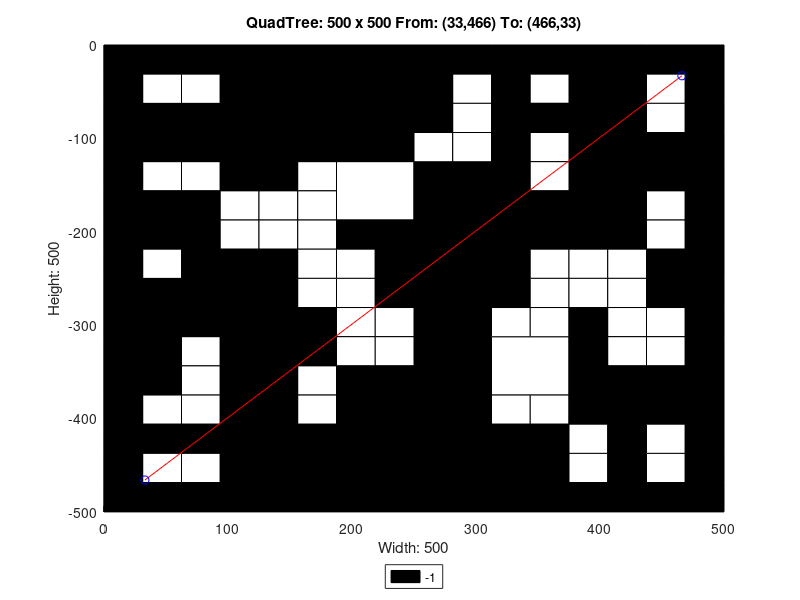

MATLAB code for this plot:
axis([0 500 -500 0]);
title('QuadTree: 500 x 500 From: (33,466) To: (466,33)');
xlabel('Width: 500');
ylabel('Height: 500');
rectangle('Position',[125 -125 125 125], 'FaceColor',[0 0 0]);
rectangle('Position',[0 -125 62.5 62.5], 'FaceColor',[0 0 0]);
rectangle('Position',[62.5 -125 62.5 62.5], 'FaceColor',[0 0 0]);
rectangle('Position',[187.5 -187.5 62.5 62.5], 'FaceColor',[1 1 1]);
rectangle('Position',[375 -62.5 62.5 62.5], 'FaceColor',[0 0 0]);
rectangle('Position',[375 -125 62.5 62.5], 'FaceColor',[0 0 0]);
rectangle('Position',[250 -187.5 62.5 62.5], 'FaceColor',[0 0 0]);
rectangle('Position',[250 -250 62.5 62.5], 'FaceColor',[0 0 0]);
rectangle('Position',[375 -187.5 62.5 62.5], 'FaceColor',[0 0 0]);
rectangle('Position',[0 -312.5 62.5 62.5], 'FaceColor',[0 0 0]);
rectangle('Position',[62.5 -312.5 62.5 62.5], 'FaceColor',[0 0 0]);
rectangle('Position',[0 -375 62.5 62.5], 'FaceColor',[0 0 0]);
rectangle('Position',[187.5 -437.5 62.5 62.5], 'FaceColor',[0 0 0]);
rectangle('Position',[125 -500 62.5 62.5], 'FaceColor',[0 0 0]);
rectangle('Position',[187.5 -500 62.5 62.5], 'FaceColor',[0 0 0]);
rectangle('Position',[250 -312.5 62.5 62.5], 'FaceColor',[0 0 0]);
rectangle('Position',[250 -375 62.5 62.5], 'FaceColor',[0 0 0]);
rectangle('Position',[312.5 -375 62.5 62.5], 'FaceColor',[1 1 1]);
rectangle('Position',[250 -437.5 62.5 62.5], 'FaceColor',[0 0 0]);
rectangle('Position',[250 -500 62.5 62.5], 'FaceColor',[0 0 0]);
rectangle('Position',[312.5 -500 62.5 62.5], 'FaceColor',[0 0 0]);
rectangle('Position',[0 -31.25 31.25 31.25], 'FaceColor',[0 0 0]);
rectangle('Position',[31.25 -31.25 31.25 31.25], 'FaceColor',[0 0 0]);
rectangle('Position',[0 -62.5 31.25 31.25], 'FaceColor',[0 0 0]);
rectangle('Position',[31.25 -62.5 31.25 31.25], 'FaceColor',[1 1 1]);
rectangle('Position',[62.5 -31.25 31.25 31.25], 'FaceColor',[0 0 0]);
rectangle('Position',[93.75 -31.25 31.25 31.25], 'FaceColor',[0 0 0]);
rectangle('Position',[62.5 -62.5 31.25 31.25], 'FaceColor',[1 1 1]);
rectangle('Position',[93.75 -62.5 31.25 31.25], 'FaceColor',[0 0 0]);
rectangle('Position',[0 -156.25 31.25 31.25], 'FaceColor',[0 0 0]);
rectangle('Position',[31.25 -156.25 31.25 31.25], 'FaceColor',[1 1 1]);
rectangle('Position',[0 -187.5 31.25 31.25], 'FaceColor',[0 0 0]);
rectangle('Position',[31.25 -187.5 31.25 31.25], 'FaceColor',[0 0 0]);
rectangle('Position',[62.5 -156.25 31.25 31.25], 'FaceColor',[1 1 1]);
rectangle('Position',[93.75 -156.25 31.25 31.25], 'FaceColor',[0 0 0]);
rectangle('Position',[62.5 -187.5 31.25 31.25], 'FaceColor',[0 0 0]);
rectangle('Position',[93.75 -187.5 31.25 31.25], 'FaceColor',[1 1 1]);
rectangle('Position',[0 -218.75 31.25 31.25], 'FaceColor',[0 0 0]);
rectangle('Position',[31.25 -218.75 31.25 31.25], 'FaceColor',[0 0 0]);
rectangle('Position',[0 -250 31.25 31.25], 'FaceColor',[0 0 0]);
rectangle('Position',[31.25 -250 31.25 31.25], 'FaceColor',[1 1 1]);
rectangle('Position',[62.5 -218.75 31.25 31.25], 'FaceColor',[0 0 0]);
rectangle('Position',[93.75 -218.75 31.25 31.25], 'FaceColor',[1 1 1]);
rectangle('Position',[62.5 -250 31.25 31.25], 'FaceColor',[0 0 0]);
rectangle('Position',[93.75 -250 31.25 31.25], 'FaceColor',[0 0 0]);
rectangle('Position',[125 -156.25 31.25 31.25], 'FaceColor',[0 0 0]);
rectangle('Position',[156.25 -156.25 31.25 31.25], 'FaceColor',[1 1 1]);
rectangle('Position',[125 -187.5 31.25 31.25], 'FaceColor',[1 1 1]);
rectangle('Position',[156.25 -187.5 31.25 31.25], 'FaceColor',[1 1 1]);
rectangle('Position',[125 -218.75 31.25 31.25], 'FaceColor',[1 1 1]);
rectangle('Position',[156.25 -218.75 31.25 31.25], 'FaceColor',[1 1 1]);
rectangle('Position',[125 -250 31.25 31.25], 'FaceColor',[0 0 0]);
rectangle('Position',[156.25 -250 31.25 31.25], 'FaceColor',[1 1 1]);
rectangle('Position',[187.5 -218.75 31.25 31.25], 'FaceColor',[0 0 0]);
rectangle('Position',[218.75 -218.75 31.25 31.25], 'FaceColor',[0 0 0]);
rectangle('Position',[187.5 -250 31.25 31.25], 'FaceColor',[1 1 1]);
rectangle('Position',[218.75 -250 31.25 31.25], 'FaceColor',[0 0 0]);
rectangle('Position',[250 -31.25 31.25 31.25], 'FaceColor',[0 0 0]);
rectangle('Position',[281.25 -31.25 31.25 31.25], 'FaceColor',[0 0 0]);
rectangle('Position',[250 -62.5 31.25 31.25], 'FaceColor',[0 0 0]);
rectangle('Position',[281.25 -62.5 31.25 31.25], 'FaceColor',[1 1 1]);
rectangle('Position',[312.5 -31.25 31.25 31.25], 'FaceColor',[0 0 0]);
rectangle('Position',[343.75 -31.25 31.25 31.25], 'FaceColor',[0 0 0]);
rectangle('Position',[312.5 -62.5 31.25 31.25], 'FaceColor',[0 0 0]);
rectangle('Position',[343.75 -62.5 31.25 31.25], 'FaceColor',[1 1 1]);
rectangle('Position',[250 -93.75 31.25 31.25], 'FaceColor',[0 0 0]);
rectangle('Position',[281.25 -93.75 31.25 31.25], 'FaceColor',[1 1 1]);
rectangle('Position',[250 -125 31.25 31.25], 'FaceColor',[1 1 1]);
rectangle('Position',[281.25 -125 31.25 31.25], 'FaceColor',[1 1 1]);
rectangle('Position',[312.5 -93.75 31.25 31.25], 'FaceColor',[0 0 0]);
rectangle('Position',[343.75 -93.75 31.25 31.25], 'FaceColor',[0 0 0]);
rectangle('Position',[312.5 -125 31.25 31.25], 'FaceColor',[0 0 0]);
rectangle('Position',[343.75 -125 31.25 31.25], 'FaceColor',[1 1 1]);
rectangle('Position',[437.5 -31.25 31.25 31.25], 'FaceColor',[0 0 0]);
rectangle('Position',[468.75 -31.25 31.25 31.25], 'FaceColor',[0 0 0]);
rectangle('Position',[437.5 -62.5 31.25 31.25], 'FaceColor',[1 1 1]);
rectangle('Position',[468.75 -62.5 31.25 31.25], 'FaceColor',[0 0 0]);
rectangle('Position',[437.5 -93.75 31.25 31.25], 'FaceColor',[1 1 1]);
rectangle('Position',[468.75 -93.75 31.25 31.25], 'FaceColor',[0 0 0]);
rectangle('Position',[437.5 -125 31.25 31.25], 'FaceColor',[0 0 0]);
rectangle('Position',[468.75 -125 31.25 31.25], 'FaceColor',[0 0 0]);
rectangle('Position',[312.5 -156.25 31.25 31.25], 'FaceColor',[0 0 0]);
rectangle('Position',[343.75 -156.25 31.25 31.25], 'FaceColor',[1 1 1]);
rectangle('Position',[312.5 -187.5 31.25 31.25], 'FaceColor',[0 0 0]);
rectangle('Position',[343.75 -187.5 31.25 31.25], 'FaceColor',[0 0 0]);
rectangle('Position',[312.5 -218.75 31.25 31.25], 'FaceColor',[0 0 0]);
rectangle('Position',[343.75 -218.75 31.25 31.25], 'FaceColor',[0 0 0]);
rectangle('Position',[312.5 -250 31.25 31.25], 'FaceColor',[0 0 0]);
rectangle('Position',[343.75 -250 31.25 31.25], 'FaceColor',[1 1 1]);
rectangle('Position',[437.5 -156.25 31.25 31.25], 'FaceColor',[0 0 0]);
rectangle('Position',[468.75 -156.25 31.25 31.25], 'FaceColor',[0 0 0]);
rectangle('Position',[437.5 -187.5 31.25 31.25], 'FaceColor',[1 1 1]);
rectangle('Position',[468.75 -187.5 31.25 31.25], 'FaceColor',[0 0 0]);
rectangle('Position',[375 -218.75 31.25 31.25], 'FaceColor',[0 0 0]);
rectangle('Position',[406.25 -218.75 31.25 31.25], 'FaceColor',[0 0 0]);
rectangle('Position',[375 -250 31.25 31.25], 'FaceColor',[1 1 1]);
rectangle('Position',[406.25 -250 31.25 31.25], 'FaceColor',[1 1 1]);
rectangle('Position',[437.5 -218.75 31.25 31.25], 'FaceColor',[1 1 1]);
rectangle('Position',[468.75 -218.75 31.25 31.25], 'FaceColor',[0 0 0]);
rectangle('Position',[437.5 -250 31.25 31.25], 'FaceColor',[0 0 0]);
rectangle('Position',[468.75 -250 31.25 31.25], 'FaceColor',[0 0 0]);
rectangle('Position',[62.5 -343.75 31.25 31.25], 'FaceColor',[1 1 1]);
rectangle('Position',[93.75 -343.75 31.25 31.25], 'FaceColor',[0 0 0]);
rectangle('Position',[62.5 -375 31.25 31.25], 'FaceColor',[1 1 1]);
rectangle('Position',[93.75 -375 31.25 31.25], 'FaceColor',[0 0 0]);
rectangle('Position',[125 -281.25 31.25 31.25], 'FaceColor',[0 0 0]);
rectangle('Position',[156.25 -281.25 31.25 31.25], 'FaceColor',[1 1 1]);
rectangle('Position',[125 -312.5 31.25 31.25], 'FaceColor',[0 0 0]);
rectangle('Position',[156.25 -312.5 31.25 31.25], 'FaceColor',[0 0 0]);
rectangle('Position',[187.5 -281.25 31.25 31.25], 'FaceColor',[1 1 1]);
rectangle('Position',[218.75 -281.25 31.25 31.25], 'FaceColor',[0 0 0]);
rectangle('Position',[187.5 -312.5 31.25 31.25], 'FaceColor',[1 1 1]);
rectangle('Position',[218.75 -312.5 31.25 31.25], 'FaceColor',[1 1 1]);
rectangle('Position',[125 -343.75 31.25 31.25], 'FaceColor',[0 0 0]);
rectangle('Position',[156.25 -343.75 31.25 31.25], 'FaceColor',[0 0 0]);
rectangle('Position',[125 -375 31.25 31.25], 'FaceColor',[0 0 0]);
rectangle('Position',[156.25 -375 31.25 31.25], 'FaceColor',[1 1 1]);
rectangle('Position',[187.5 -343.75 31.25 31.25], 'FaceColor',[1 1 1]);
rectangle('Position',[218.75 -343.75 31.25 31.25], 'FaceColor',[1 1 1]);
rectangle('Position',[187.5 -375 31.25 31.25], 'FaceColor',[0 0 0]);
rectangle('Position',[218.75 -375 31.25 31.25], 'FaceColor',[0 0 0]);
rectangle('Position',[0 -406.25 31.25 31.25], 'FaceColor',[0 0 0]);
rectangle('Position',[31.25 -406.25 31.25 31.25], 'FaceColor',[1 1 1]);
rectangle('Position',[0 -437.5 31.25 31.25], 'FaceColor',[0 0 0]);
rectangle('Position',[31.25 -437.5 31.25 31.25], 'FaceColor',[0 0 0]);
rectangle('Position',[62.5 -406.25 31.25 31.25], 'FaceColor',[1 1 1]);
rectangle('Position',[93.75 -406.25 31.25 31.25], 'FaceColor',[0 0 0]);
rectangle('Position',[62.5 -437.5 31.25 31.25], 'FaceColor',[0 0 0]);
rectangle('Position',[93.75 -437.5 31.25 31.25], 'FaceColor',[0 0 0]);
rectangle('Position',[0 -468.75 31.25 31.25], 'FaceColor',[0 0 0]);
rectangle('Position',[31.25 -468.75 31.25 31.25], 'FaceColor',[1 1 1]);
rectangle('Position',[0 -500 31.25 31.25], 'FaceColor',[0 0 0]);
rectangle('Position',[31.25 -500 31.25 31.25], 'FaceColor',[0 0 0]);
rectangle('Position',[62.5 -468.75 31.25 31.25], 'FaceColor',[1 1 1]);
rectangle('Position',[93.75 -468.75 31.25 31.25], 'FaceColor',[0 0 0]);
rectangle('Position',[62.5 -500 31.25 31.25], 'FaceColor',[0 0 0]);
rectangle('Position',[93.75 -500 31.25 31.25], 'FaceColor',[0 0 0]);
rectangle('Position',[125 -406.25 31.25 31.25], 'FaceColor',[0 0 0]);
rectangle('Position',[156.25 -406.25 31.25 31.25], 'FaceColor',[1 1 1]);
rectangle('Position',[125 -437.5 31.25 31.25], 'FaceColor',[0 0 0]);
rectangle('Position',[156.25 -437.5 31.25 31.25], 'FaceColor',[0 0 0]);
rectangle('Position',[312.5 -281.25 31.25 31.25], 'FaceColor',[0 0 0]);
rectangle('Position',[343.75 -281.25 31.25 31.25], 'FaceColor',[1 1 1]);
rectangle('Position',[312.5 -312.5 31.25 31.25], 'FaceColor',[1 1 1]);
rectangle('Position',[343.75 -312.5 31.25 31.25], 'FaceColor',[1 1 1]);
rectangle('Position',[375 -281.25 31.25 31.25], 'FaceColor',[1 1 1]);
rectangle('Position',[406.25 -281.25 31.25 31.25], 'FaceColor',[1 1 1]);
rectangle('Position',[375 -312.5 31.25 31.25], 'FaceColor',[0 0 0]);
rectangle('Position',[406.25 -312.5 31.25 31.25], 'FaceColor',[1 1 1]);
rectangle('Position',[437.5 -281.25 31.25 31.25], 'FaceColor',[0 0 0]);
rectangle('Position',[468.75 -281.25 31.25 31.25], 'FaceColor',[0 0 0]);
rectangle('Position',[437.5 -312.5 31.25 31.25], 'FaceColor',[1 1 1]);
rectangle('Position',[468.75 -312.5 31.25 31.25], 'FaceColor',[0 0 0]);
rectangle('Position',[375 -343.75 31.25 31.25], 'FaceColor',[0 0 0]);
rectangle('Position',[406.25 -343.75 31.25 31.25], 'FaceColor',[1 1 1]);
rectangle('Position',[375 -375 31.25 31.25], 'FaceColor',[0 0 0]);
rectangle('Position',[406.25 -375 31.25 31.25], 'FaceColor',[0 0 0]);
rectangle('Position',[437.5 -343.75 31.25 31.25], 'FaceColor',[1 1 1]);
rectangle('Position',[468.75 -343.75 31.25 31.25], 'FaceColor',[0 0 0]);
rectangle('Position',[437.5 -375 31.25 31.25], 'FaceColor',[0 0 0]);
rectangle('Position',[468.75 -375 31.25 31.25], 'FaceColor',[0 0 0]);
rectangle('Position',[312.5 -406.25 31.25 31.25], 'FaceColor',[1 1 1]);
rectangle('Position',[343.75 -406.25 31.25 31.25], 'FaceColor',[1 1 1]);
rectangle('Position',[312.5 -437.5 31.25 31.25], 'FaceColor',[0 0 0]);
rectangle('Position',[343.75 -437.5 31.25 31.25], 'FaceColor',[0 0 0]);
rectangle('Position',[375 -406.25 31.25 31.25], 'FaceColor',[0 0 0]);
rectangle('Position',[406.25 -406.25 31.25 31.25], 'FaceColor',[0 0 0]);
rectangle('Position',[375 -437.5 31.25 31.25], 'FaceColor',[1 1 1]);
rectangle('Position',[406.25 -437.5 31.25 31.25], 'FaceColor',[0 0 0]);
rectangle('Position',[437.5 -406.25 31.25 31.25], 'FaceColor',[0 0 0]);
rectangle('Position',[468.75 -406.25 31.25 31.25], 'FaceColor',[0 0 0]);
rectangle('Position',[437.5 -437.5 31.25 31.25], 'FaceColor',[1 1 1]);
rectangle('Position',[468.75 -437.5 31.25 31.25], 'FaceColor',[0 0 0]);
rectangle('Position',[375 -468.75 31.25 31.25], 'FaceColor',[1 1 1]);
rectangle('Position',[406.25 -468.75 31.25 31.25], 'FaceColor',[0 0 0]);
rectangle('Position',[375 -500 31.25 31.25], 'FaceColor',[0 0 0]);
rectangle('Position',[406.25 -500 31.25 31.25], 'FaceColor',[0 0 0]);
rectangle('Position',[437.5 -468.75 31.25 31.25], 'FaceColor',[1 1 1]);
rectangle('Position',[468.75 -468.75 31.25 31.25], 'FaceColor',[0 0 0]);
rectangle('Position',[437.5 -500 31.25 31.25], 'FaceColor',[0 0 0]);
rectangle('Position',[468.75 -500 31.25 31.25], 'FaceColor',[0 0 0]);
X=[466,33];
Y=[-33,-466];
hold on;
plot(X,Y,'r');
plot(X,Y,'bo');
legend('-1','Location','southoutside');
